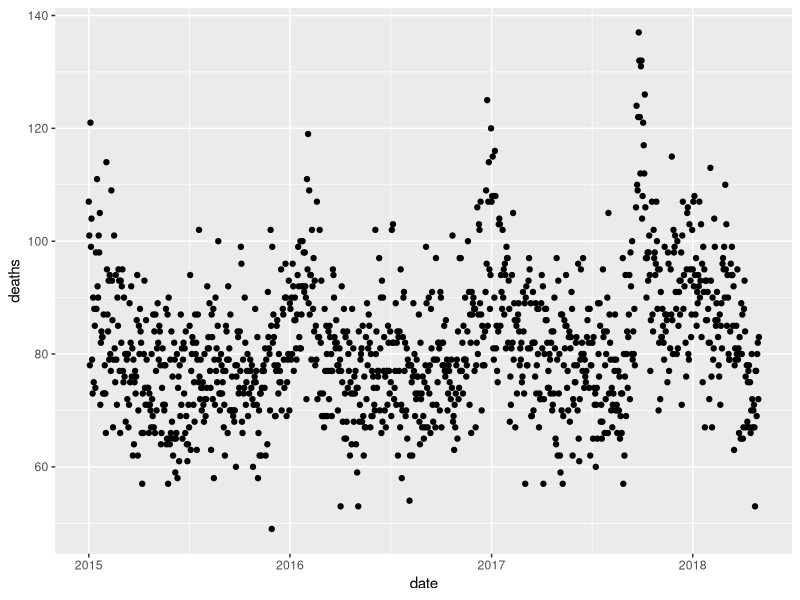
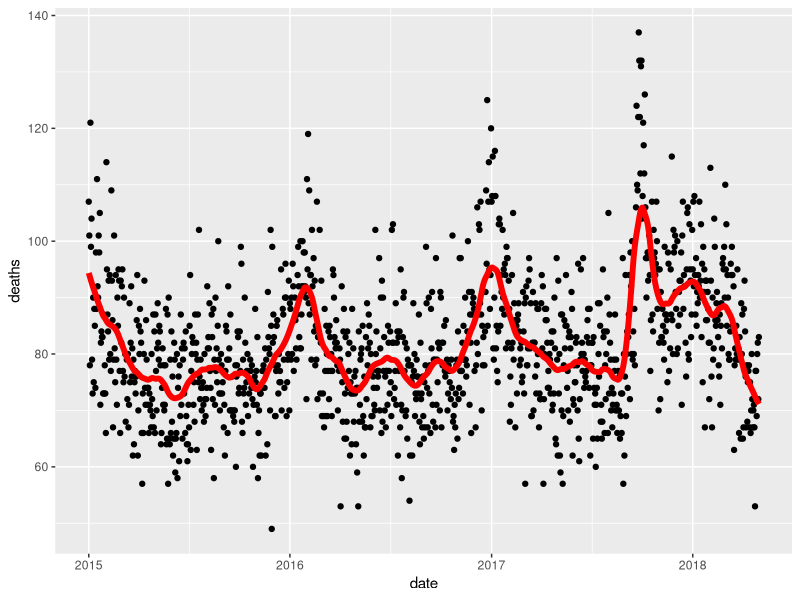
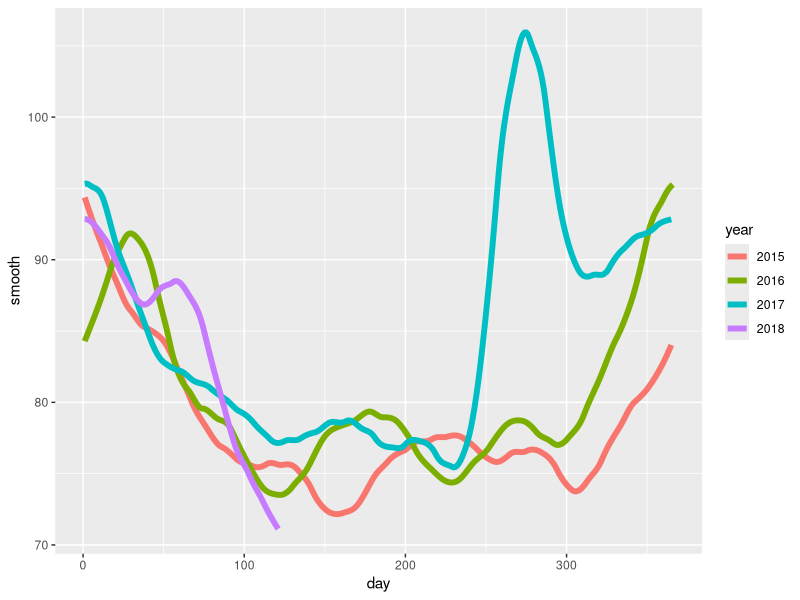

Write the R code that produced these figures, in order.
library(tidyverse)
library(lubridate)
library(purrr)
library(pdftools)
library(dslabs)
library(caret)

fn <- system.file("extdata", "RD-Mortality-Report_2015-18-180531.pdf", 
                  package="dslabs")

dat <- map_df(str_split(pdf_text(fn), "\n"), function(s){
  s <- str_trim(s)
  header_index <- str_which(s, "2015")[1]
  tmp <- str_split(s[header_index], "\\s+", simplify = TRUE)
  month <- tmp[1]
  header <- tmp[-1]
  tail_index  <- str_which(s, "Total")
  n <- str_count(s, "\\d+")
  out <- c(1:header_index, which(n==1), which(n>=28), tail_index:length(s))
  s[-out] %>%
    str_remove_all("[^\\d\\s]") %>%
    str_trim() %>%
    str_split_fixed("\\s+", n = 6) %>%
    .[,1:5] %>%
    as_data_frame() %>% 
    setNames(c("day", header)) %>%
    mutate(month = month,
           day = as.numeric(day)) %>%
    gather(year, deaths, -c(day, month)) %>%
    mutate(deaths = as.numeric(deaths))
}) %>%
  mutate(month = recode(month, "JAN" = 1, "FEB" = 2, "MAR" = 3, "APR" = 4,
                        "MAY" = 5, "JUN" = 6, "JUL" = 7, "AGO" = 8,
                        "SEP" = 9,"OCT" = 10,"NOV" = 11, "DEC" = 12)) %>%
  mutate(date = make_date(year, month, day)) %>%
  filter(date <= "2018-05-01")

#___smooth and plot death vs date (degree=1)
# try geom_smooth
ggplot(dat,aes(date,deaths))+
  geom_point()+
  geom_smooth( method.args = list(degree=1),span=0.05)

#try loess
span <- 2*30/(diff(as.numeric(range(dat$date))))

fit <- loess(deaths ~ as.numeric(date), dat, degree = 1,span = span)
dat2 <- dat %>% mutate(smooth=predict(fit,.))

dat2 %>% 
  ggplot(aes(date,deaths))+
  geom_point()+
  geom_line(aes(date,smooth),size=2,col="red")


dat %>% 
  mutate(smooth = predict(fit, as.numeric(date)), day = yday(date), year = as.character(year(date))) %>%
  ggplot(aes(day, smooth, col = year)) +
  geom_line(lwd = 2)
  
